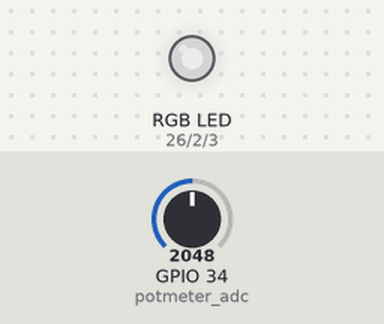
Recording of a program running on a simulated ESP32 board running MicroPython. Parts: an RGB LED mixed from three pins (HIGH = lit). The test bench sets the inputs (shaded band); at power-on: GPIO 34 (potmeter_adc) = 2048 (analog values on the 0–4095 scale). Dim RGB values are drawn brighter than linear; what the program prints to the serial console is not drawn.

Above: at 1.2 s.
1.3 s: GPIO 34 (potmeter_adc) set to 2866
At 1.6 s:
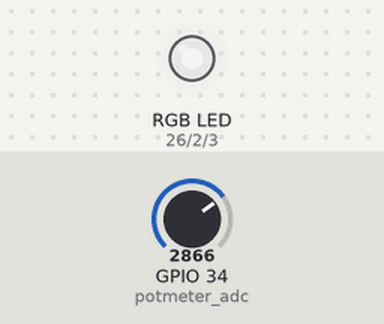
2.8 s: GPIO 34 (potmeter_adc) set to 3603
At 3.7 s:
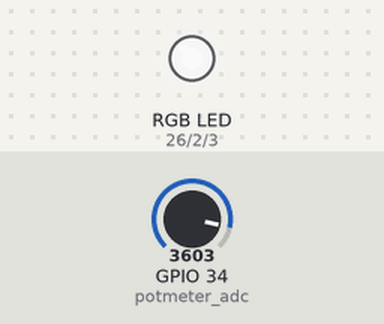
4.3 s: GPIO 34 (potmeter_adc) set to 491
At 4.9 s:
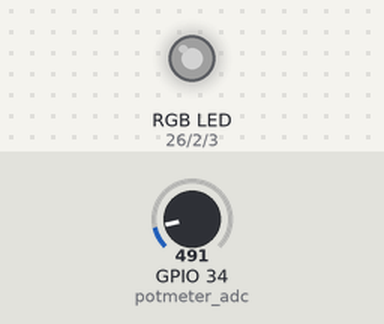
5.8 s: GPIO 34 (potmeter_adc) set to 0
At 6.2 s:
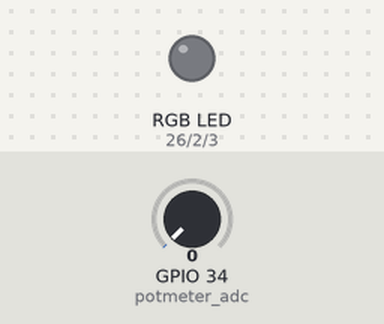
Timing chart, 0 to 8.3 s (numbered marks = the images above; inputs shaded):
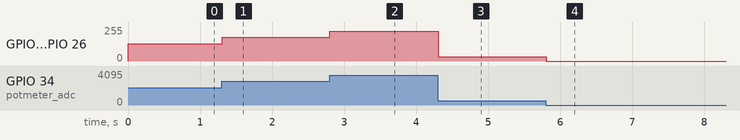

The program:

ILS_1_10_PWM_LED.py
```python
# A simple LED and PWM demo program
from machine import Pin, PWM, ADC
import hw
from time import sleep
from portExp_MCP23S08 import PortExp_MCP23S08

# CONFIGURATION
# Hardware
pin_led_red = 26 # Red LED pin (must be a PWM able pin!)
pin_led_green = 2
pin_led_blue = 3


# Red LED
led_red_freq = 40 # The Red LED PWM frequency
led_red_duty = 256 # The Red LED duty cycle, 0-1023, e.g. 50% -> 512
led_red = PWM(Pin(pin_led_red), duty=0) # Create PWM object for the pin
# Green LED
led_green_freq=40
led_green_duty=512
led_green = PWM(Pin(pin_led_green), duty=0)
# Blue LED
led_blue_freq=40
led_blue_duty=758
led_blue=PWM(Pin(pin_led_blue), duty=0)
# Potentiometer, reading from 0 to 1023
potmeter_adc=ADC(Pin(hw.pin_potmeter))
potmeter_adc.atten(ADC.ATTN_11DB)
potmeter_adc.width(ADC.WIDTH_10BIT)

# Program
print("LED PWM test program")
while True:
    led_red.freq(potmeter_adc.read()+1)
    led_red.duty(potmeter_adc.read()) # Set the duty cycle

    led_green.freq(potmeter_adc.read()+1)
    led_green.duty(potmeter_adc.read())

    led_blue.freq(potmeter_adc.read()+1)
    led_blue.duty(potmeter_adc.read())
    sleep(0.01)
    
```

hw.py
```python
# EDUCABOARD ESP32 HARDWARE

# LCD
pin_lcd_rs        = 27
pin_lcd_enable    = 25
pin_lcd_db4       = 33
pin_lcd_db5       = 32
pin_lcd_db6       = 21
pin_lcd_db7       = 22
pin_lcd_contrast  = 23
lcd_num_lines     =  4
lcd_num_columns   = 20

# LED1
pin_led1          = 26
pin_led2          = 12 # Jumpes JP1-MISO <-> JP6-GP2 eller via Port Exp.
pin_led3          = 13 # Jumpes JP1-MOSI <-> JP6-GP3 eller via Port Exp.

# BUZZER
pin_buzzer        = 14 # Jumpes JP1-SCK <-> JP6-GP6 eller via Port Exp.

# TEMPERATURE LMT84
pin_temp          = 35

# POTMETER
pin_potmeter      = 34

# PUSH BUTTONS
pin_pb1           =  4
pin_pb2           =  0

# ROTARY ENCODER, the pushbutton is connected to the port expander
pin_enc_a         = 36
pin_enc_b         = 39

# EEPROM
pin_eeprom_scl    = 18 # Not used directly but via I2C H/W 0 bus
pin_eeprom_sda    = 19 # Not used directly but via I2C H/W 0 bus

i2c_eeprom_hwbus  =  0 # I2C 0

# SPI
pin_portexp_miso  = 12 # Not used directly but via HSPI bus
pin_portexp_mosi  = 13 # Not used directly but via HSPI bus
pin_portexp_scl   = 14 # Not used directly but via HSPI bus
pin_portexp_cs    = 15
pin_portexp_int   =  2

spi_portexp_hwbus =  1 # SPI 1 = HSPI

# UART
pin_uart_rx       = 16 # Not used directly but via UART
pin_uart_tx       = 17 # Not used directly but via UART
pin_gps_pps       =  5

uart_gps_hw       =  2 # UART 2

# EOF #################################################################
```

portExp_MCP23S08.py
```python
# Library to use an MCP23S08 port expander via SPI
#
# Initialize parameters
#    SPI bus
#    Port expander CS pin number
#    Port expander address
#
# Available functions
#    read_register(register)
#    write_register(register)
#
#    gp_direction(gp, val)
#    gp_interrupt(gp, val)
#    gp_pullup(gp, val)
#
#    gp_get_value(gp)
#    gp_set_value(gp, val)

from machine import Pin

class PortExp_MCP23S08():
    # GENERIC CONSTANTS, ought to be program global enums
    ON      = const(1)
    OFF     = const(0)

    INPUT   = const(1)
    OUTPUT  = const(0)

    # MCP23S08 REGISTERS, ought to be global enums
    IODIR   = const(0x00)                   # I/O direction register
    IPOL    = const(0x01)                   # Input polarity port register
    GPINTEN = const(0x02)                   # Interrupt register
    DEFVAL  = const(0x03)                   # Default value register
    INTCON  = const(0x04)                   # Interrupt-on-change control register
    IOCON   = const(0X05)                   # I/O expander configuration register
    GPPU    = const(0x06)                   # Pull-up register
    INTF    = const(0x07)                   # Interrupt flag register
    INTCAP  = const(0x08)                   # Read-only
    GPIO    = const(0x09)                   # GPIO value register
    OLAT    = const(0x0A)                   # Output latch register


    def __init__(self, spi_bus, pin_cs, addr = 0):
        self.spi_bus = spi_bus
        self.pin_cs = Pin(pin_cs, Pin.OUT)  # Create the SS/CS (L) pin
        self.addr = addr


    def read_register(self, register):
        self.pin_cs.value(0)                # Set CS low, i.e. enable the MCP23S08

        ba = bytearray(3)                   # Prepare the bytes to send, one more than sent because the read value is located in the last byte
        ba[0] = 0x41 | (self.addr << 1)
        ba[1] = register
        self.spi_bus.write_readinto(ba, ba)
        val = ba[2]                         # Read the byte that is locate in the array + 1 thus [2]!

        self.pin_cs.value(1)                # Set CS high, i.e. disable the MCP23S08

        return val


    def write_register(self, register, val):
        self.pin_cs.value(0)                # Set CS low, i.e. enable the MCP23S08

        ba = bytearray(3)                   # Prepare the bytes to send
        ba[0] = 0x40 | (self.addr << 1)
        ba[1] = register
        ba[2] = val
        self.spi_bus.write(ba)

        self.pin_cs.value(1)                # Set CS high, i.e. disable the MCP23S08


    def gp_direction(self, gp, val):
        if gp < 0 or gp > 7 or (val != OUTPUT and val != INPUT): # Check the input parameters
            return

        reg_val = self.read_register(IODIR) # Read the current status of the register
        if val == OUTPUT:                   # Direction is output
            reg_val &= ~(1 << gp)
        else:                               # Direction is input
            reg_val |= 1 << gp
        self.write_register(IODIR, reg_val) # Write the updated value of the register


    def gp_interrupt(self, gp, val):
        if gp < 0 or gp > 7 or (val != OFF and val != ON): # Check the input parameters
            return

        reg_val = self.read_register(GPINTEN) # Read the current status of the register
        if val == OFF:                      # Interrupt disabled on GPIO pin
            reg_val &= ~(1 << gp)
        else:                               # Interrupt is enabled on GP pin
            reg_val |= 1 << gp
        self.write_register(GPINTEN, reg_val) # Write the updated value of the register


    def gp_pullup(self, gp, val):
        if gp < 0 or gp > 7 or (val != OFF and val != ON): # Check the input parameters
            return

        reg_val = self.read_register(GPPU)  # Read the current status of the register
        if val == OFF:                      # No pull-up on GPIO pin
            reg_val &= ~(1 << gp)
        else:                               # Pull-up is enabled on GPIO pin
            reg_val |= 1 << gp
        self.write_register(GPPU, reg_val)  # Write the updated value of the register


    def gp_get_value(self, gp):
        if gp < 0 or gp > 7:                # Check the input parameter
            return

        return (self.read_register(GPIO) >> gp) & 1 # Read the current status, shift and mask out


    def gp_set_value(self, gp, val):
        if gp < 0 or gp > 7 or (val != OFF and val != ON): # Check the input parameters
            return

        reg_val = self.read_register(GPIO)  # Read the current status of the register
        if val == OFF:                      # Set GP pin low
            reg_val &= ~(1 << gp)
        else:                               # Set GP pin high
            reg_val |= 1 << gp
        self.write_register(GPIO, reg_val)  # Write the updated value of the register


# EOF #####################################################################
```

Measured:
- after the input at 1.3 s, GPIO 2 (led_green), GPIO 3 (led_blue), GPIO 26 (led_red): 128/255 → 178/255 at once
- after the input at 2.8 s, GPIO 2 (led_green), GPIO 3 (led_blue), GPIO 26 (led_red): 178/255 → 224/255 at once
- after the input at 4.3 s, GPIO 2 (led_green), GPIO 3 (led_blue), GPIO 26 (led_red): 224/255 → 31/255 at once
- after the input at 5.8 s, GPIO 2 (led_green), GPIO 3 (led_blue), GPIO 26 (led_red): 31/255 → 0/255 at once
